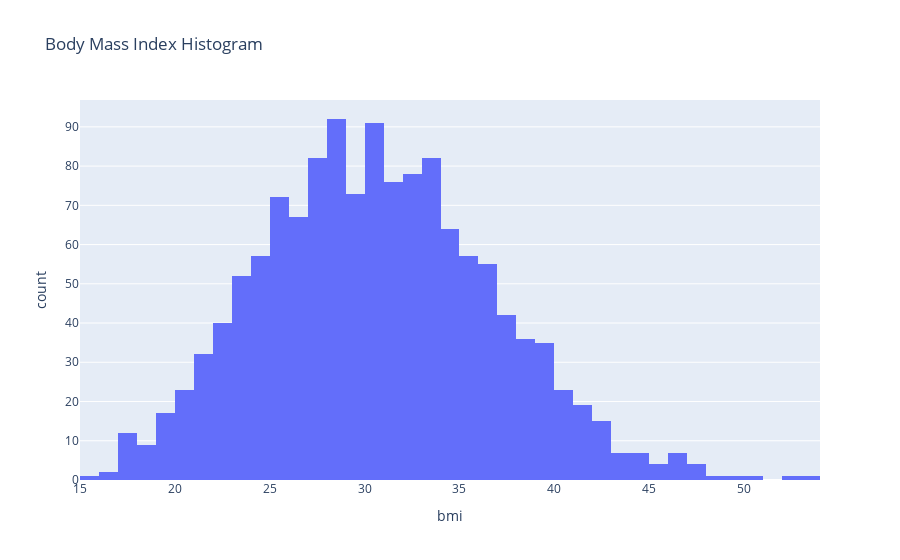

The notebook cell saved with this chart:
### Code cell
#pretty normal distribution
fig = px.histogram(df_ce, x="bmi", title = "Body Mass Index Histogram")
fig.show()

### Figure 1 — Plotly figure (JSON) as saved in the notebook; plotly's stock layout.template omitted (floating-point values rounded to 4 significant figures; data arrays with more than 128 entries replaced by an {"elided": "..."} marker saying what was removed)
{"data": [{"alignmentgroup": "True", "bingroup": "x", "hovertemplate": "bmi=%{x}<br>count=%{y}<extra></extra>", "legendgroup": "", "marker": {"color": "#636efa", "pattern": {"shape": ""}}, "name": "", "offsetgroup": "", "orientation": "v", "showlegend": false, "type": "histogram", "x": {"elided": "1338 float values"}, "xaxis": "x", "yaxis": "y"}], "layout": {"barmode": "relative", "legend": {"tracegroupgap": 0}, "title": {"text": "Body Mass Index Histogram"}, "xaxis": {"anchor": "y", "domain": [0, 1], "title": {"text": "bmi"}}, "yaxis": {"anchor": "x", "domain": [0, 1], "title": {"text": "count"}}}}
